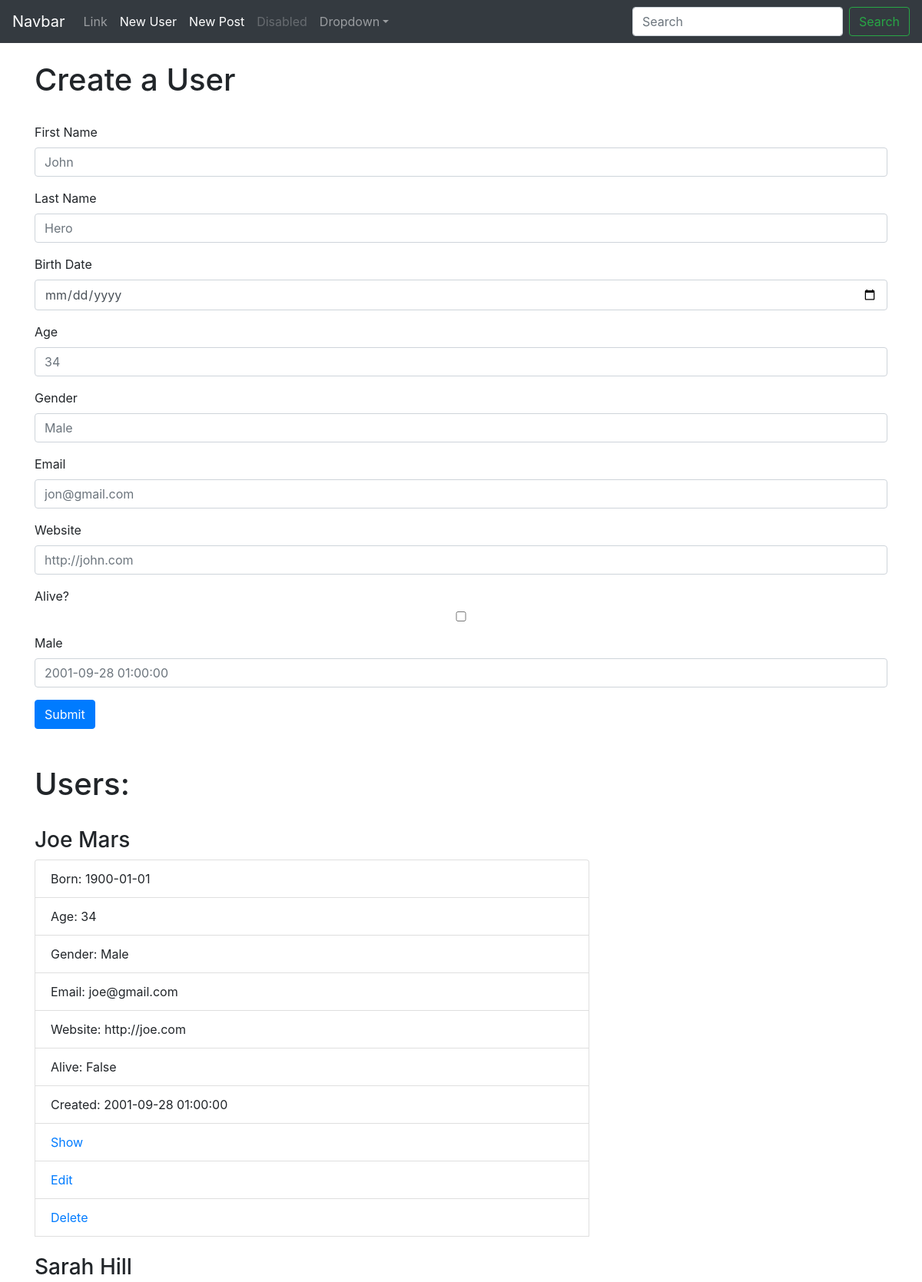
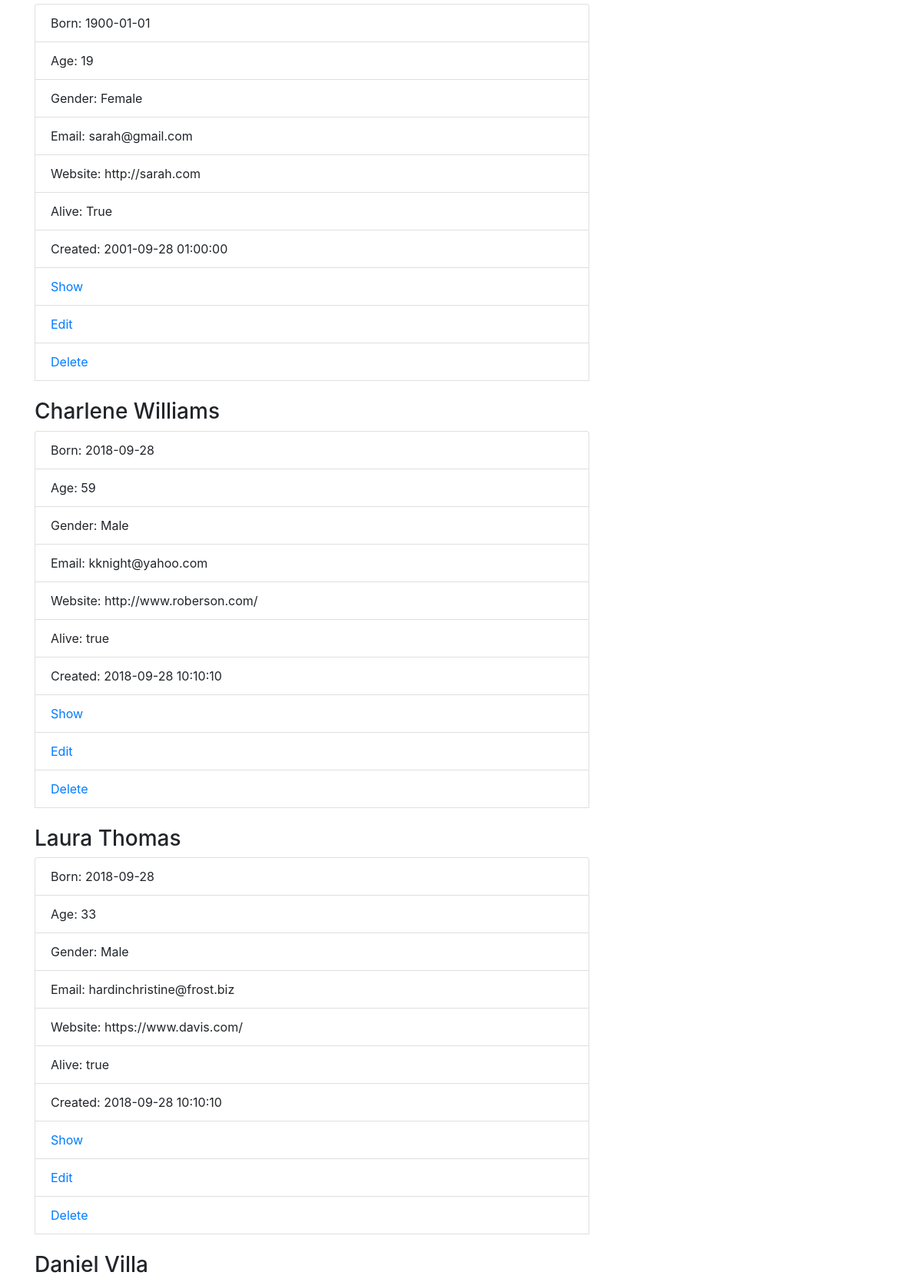
The page / (upper part) on the database its author committed (2 pictures, top to bottom).
### app/models/User.py (models this page shows, shortened)
class User(db.Model):
    __tablename__ = "users"
    id = db.Column(db.Integer, primary_key=True,autoincrement=True)
    first_name = db.Column(db.String(120), nullable=False)
    last_name = db.Column(db.String(120), nullable= False)
    birth_date = db.Column(db.DATE)
    age = db.Column(db.VARCHAR(16))
    gender = db.Column(db.String(6))
    email = db.Column(db.VARCHAR(255), unique=True)
    website = db.Column(db.VARCHAR(255))
    alive = db.Column(db.VARCHAR(6))
    created_at = db.Column(db.TIMESTAMP)

### app/controllers/users.py (the view)
@app.route('/')
def user_index():
  users = User.query.all()
  return render_template('users/index.html',users=users)

### app/templates/users/index.html
{%extends 'layout.html'%}
{%block content%}
      <h1>Create a User</h1><br>
            <form class ="" method="post" action="/user/add">
              <div class="form-group">
                <label for="first_name">First Name</label>
                <input type="text" id="first_name" class="form-control" required='true' name="first_name" style="margin-right:9px" placeholder="John"></div>
              <div class="form-group">
                <label for="last_name">Last Name</label>
                <input type="text" id="last_name" class="form-control" name="last_name" style="margin-right:9px"placeholder="Hero"></div>
              <div class="form-group">
                <label for="birth_date">Birth Date</label>
                <input type="date" id="birth_date" class="form-control" name="birth_date" style="margin-right:9px" placeholder="1900-01-01"></div>
              <div class="form-group">
                <label for="age">Age</label>
                <input type="text" id="age" class="form-control" name="age" style="margin-right:9px" placeholder="34"></div>
              <div class="form-group">
                <label for="gender">Gender</label>
                <input type="text" id="gender" class="form-control" name="gender" style="margin-right:9px" placeholder="Male"></div>
              <div class="form-group">
                <label for="email">Email</label>
                <input type="text" id="email" class="form-control" name="email" style="margin-right:9px" placeholder="jon@gmail.com"></div>
              <div class="form-group">
                <label for="website">Website</label>
                <input type="text" id="website" class="form-control" name="website" style="margin-right:9px" placeholder="http://john.com"></div>
              <div class="form-group">
                <label for="alive">Alive?</label>
                <input type="checkbox" id= "alive" class="form-control" name="alive" style="margin-right:9px"></div>
              <div class="form-group">
                <label for="created">Male</label>
                <input type="datetime" id="created" class="form-control" name="created_at" style="margin-right:9px" placeholder="2001-09-28 01:00:00"></div>
                  <button class="btn btn-primary" type="submit">Submit</button>
            </form>
      <br><br>
      <h1>Users:</h1><br>
      {%for user in users%}
      <h3>{{user.first_name}} {{user.last_name}}</h3>
        <ul class="list-group similar" style="width:65%; height:auto;" >
          <li class="list-group-item">Born: {{user.birth_date}}</li>
          <li class="list-group-item">Age: {{user.age}}</li>
          <li class="list-group-item">Gender: {{user.gender}}</li>
          <li class="list-group-item">Email: {{user.email}}</li>
          <li class="list-group-item">Website: {{user.website}}</li>
          <li class="list-group-item">Alive: {{user.alive}}</li>
          <li class="list-group-item">Created: {{user.created_at}}</li>
          <li class="list-group-item"><a href="users/{{user.id}}">Show</a></li>
          <li class="list-group-item"><a href="users/{{user.id}}/edit">Edit</a></li>
          <li class="list-group-item"><a href="users/{{user.id}}/delete">Delete</a></li>
          <br>
      </ul>
      {%endfor%}
{%endblock%}

### app/templates/layout.html (shortened to what this page needs)
<!DOCTYPE html>
<html lang="en">
<head>
    <link rel="stylesheet" href="/static/boostrap.min.css">
</head>
<body>
    {%include 'components/main_nav.html'%}
    <main role="main" class="container">
      {%block content%}{%endblock%}
    </main>
</body>
</html>

### app/templates/components/main_nav.html (shortened to what this page needs)
<nav class="navbar navbar-expand-md navbar-dark bg-dark fixed-top">
        <a class="navbar-brand" href="#">Navbar</a>
        <div class="collapse navbar-collapse" id="navbarsExampleDefault">
            <ul class="navbar-nav mr-auto">
                <li class="nav-item">
                    <a class="nav-link" href="#">Link</a>
                </li>
              <li class="nav-item active">
                    <a class="nav-link" href="/">New User <span class="sr-only">(current)</span></a>
                </li>
              <li class="nav-item active">
                    <a class="nav-link" href="/posts">New Post <span class="sr-only">(current)</span></a>
                </li>
                <li class="nav-item">
                    <a class="nav-link disabled" href="#">Disabled</a>
                </li>
                <li class="nav-item dropdown">
                    <a class="nav-link dropdown-toggle" href="http://localhost:5000" id="dropdown01" data-toggle="dropdown" aria-haspopup="true" aria-expanded="false">Dropdown</a>
                </li>
            </ul>
            <form class="form-inline my-2 my-lg-0">
                <input class="form-control mr-sm-2" type="text" placeholder="Search" aria-label="Search">
                <button class="btn btn-outline-success my-2 my-sm-0" type="submit">Search</button>
            </form>
        </div>
    </nav>

### app/templates/layout.html (style rules this page uses)
body { padding-top: 5rem; }

### rows shown on the page
User: first_name "Joe", last_name "Mars", birth_date "1900-01-01", age "34", gender "Male", email "joe@gmail.com", website "http://joe.com", alive "False", created_at "2001-09-28 01:00:00"
User: first_name "Sarah", last_name "Hill", birth_date "1900-01-01", age "19", gender "Female", email "sarah@gmail.com", website "http://sarah.com", alive "True", created_at "2001-09-28 01:00:00"
User: first_name "Charlene", last_name "Williams", birth_date "2018-09-28", age "59", gender "Male", email "kknight@yahoo.com", website "http://www.roberson.com/", alive "true", created_at "2018-09-28 10:10:10"
User: first_name "Laura", last_name "Thomas", birth_date "2018-09-28", age "33", gender "Male", email "hardinchristine@frost.biz", website "https://www.davis.com/", alive "true", created_at "2018-09-28 10:10:10"
User: first_name "Daniel", last_name "Villa"
